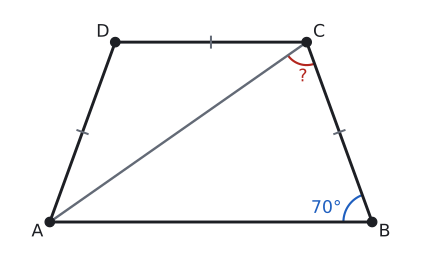

Write Python code to recreate this figure.
import sys; sys.path.insert(0, "tools")
from cizim import *

P = lambda x, y: np.array([float(x), float(y)])
uz = lambda U, V: round(float(np.linalg.norm(U - V)), 4)
def acisi(K, U, V):
    u, v = U - K, V - K
    return round(float(np.degrees(np.arccos(np.dot(u, v) / np.linalg.norm(u) / np.linalg.norm(v)))), 3)
def kesis(p, u, q, v):
    t = np.linalg.solve(np.array([u, -v]).T, q - p); return p + t[0] * u
def birim(U, V):
    t = (V - U) / np.linalg.norm(V - U); return t, np.array([-t[1], t[0]])
def paralel_isareti(U, V, f=0.5):
    M = U + f * (V - U); t, _ = birim(U, V)
    ax.annotate("", xy=M + 0.3 * S * t, xytext=M - 0.3 * S * t, arrowprops=dict(arrowstyle="-|>", color=SOLUK, lw=1.4, mutation_scale=14))
def cetik(U, V, n=1, renk=SOLUK, f=0.5):
    M = U + f * (V - U); t, m = birim(U, V)
    for i in range(n):
        c = M + (i - (n - 1) / 2) * 0.2 * S * t
        ax.plot(*zip(c - 0.22 * S * m, c + 0.22 * S * m), color=renk, lw=1.5)
def olcu(U, V, metin, d=0.5, renk=YAZI, fs=13):
    """[UV] ortasına, U->V yönünün soluna d*S uzağa yazı (d < 0: sağına)."""
    M = (U + V) / 2; _, m = birim(U, V)
    ax.text(*(M + d * S * m), metin, ha="center", va="center", color=renk, fontsize=fs)
def dik_isareti(K, U, V, r=0.4):
    a_ = (U - K) / np.linalg.norm(U - K) * r * S; b_ = (V - K) / np.linalg.norm(V - K) * r * S
    ax.plot(*zip(K + a_, K + a_ + b_, K + b_), color=SOLUK, lw=1.3)
def harf(Q, metin, dx, dy, renk=YAZI, fs=13):
    ax.text(Q[0] + dx * S, Q[1] + dy * S, metin, ha="center", va="center", color=renk, fontsize=fs)
def cizgi(U, V, renk=YAZI, lw=2.2, ls="-"):
    ax.plot(*zip(U, V), color=renk, lw=lw, ls=ls)
def basla(xmin, xmax, ymin, ymax, en=5.5):
    global fig, ax
    fig, ax = sekil(en, en * (ymax - ymin) / (xmax - xmin))
    ax.set_aspect("equal"); ax.axis("off"); ax.set_xlim(xmin, xmax); ax.set_ylim(ymin, ymax)
def yamuk(A, B, C, D, dolgu=None):
    if dolgu: ax.add_patch(patches.Polygon([A, B, C, D], closed=True, facecolor=dolgu, edgecolor="none"))
    ax.plot(*zip(A, B, C, D, A), color=YAZI)
    for Q in (A, B, C, D): nokta(ax, *Q, "")
def koseler(A, B, C, D):
    harf(A, "A", -0.5, -0.4); harf(B, "B", 0.5, -0.4); harf(C, "C", 0.5, 0.4); harf(D, "D", -0.5, 0.4)

# Soru 11: |AD| = |DC| = |CB| = 5, m(B) = 70° -> m(CAB) = 35°, m(ACB) = 75°.
kol, t = 5, np.radians(70)
A = P(0, 0); B = P(kol + 2 * kol * np.cos(t), 0); D = P(kol * np.cos(t), kol * np.sin(t)); C = P(kol + kol * np.cos(t), kol * np.sin(t))
S = B[0] / 13
print("AD", uz(A, D), "DC", uz(D, C), "CB", uz(C, B), "B", acisi(B, A, C), "CAB", acisi(A, B, C), "ACB", acisi(C, A, B))
basla(-1.1, B[0] + 1.1, -0.9, D[1] + 0.9)
yamuk(A, B, C, D); koseler(A, B, C, D)
cetik(A, D); cetik(D, C); cetik(C, B)
cizgi(A, C, SOLUK, 1.8)
aci(ax, B, C, A, r=0.75, renk=MAVI); harf(B, "70°", -1.85, 0.55, MAVI)
aci(ax, C, A, B, r=0.6, renk=KIRMIZI); harf(C, "?", -0.15, -1.4, KIRMIZI)
kaydet(fig, __file__)
